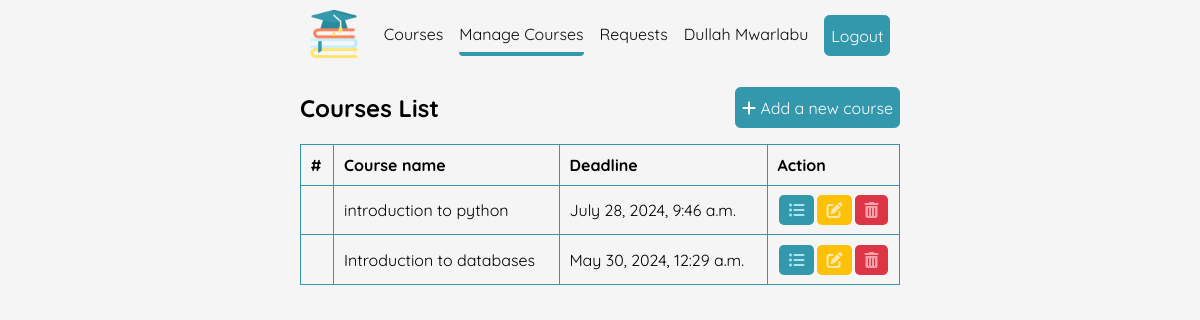
Page /staff-course-list/ (signed in) on the committed database.
### enrollment_request/models.py (models this page shows, shortened)
class Course(models.Model):
  name = models.CharField(max_length=100)
  description = models.TextField(blank=True, null=True)
  deadline = models.DateTimeField()
  image = models.ImageField(upload_to='course_images/', blank=True, null=True)
  created_at = models.DateTimeField(auto_now_add=True)
  updated_at = models.DateTimeField(auto_now=True)

### enrollment_request/views.py (the view)
# urls.py: path('staff-course-list/', views.staff_course_list, name="staff_course_list"),
@staff_member_required
def staff_course_list(request):
  courses = Course.objects.all()
  return render(request, "enrollment_request/course/staff_course_list.html", {'courses':courses, 'section':'manage_course'})

### enrollment_request/templates/enrollment_request/course/staff_course_list.html (shortened to what this page needs)
{% extends "enrollment_request/base.html" %}
{% block content %}
  <main class="staff-course-list">
    <section class="dynamic-width">
      <div class="flexbox">
        <h1>Courses List</h1>
        <a href="{% url 'enroll_request:create_course' %}" class="btn btn-brand mtb-1">
          <i class="fa-solid fa-plus"></i>
          Add a new course
        </a>
      </div>
      <table>
        <thead>
          <tr>
            <th>#</th>
            <th>Course name</th>
            <th>Deadline</th>
            <th>Action</th>
          </tr>
        </thead>
        <tbody>
          {% for course in courses %}
          <tr>
            <td> {{ course.forloop.counter }} </td>
            <td> {{ course.name }} </td>
            <td> {{ course.deadline }} </td>
            <td>
              <div class="action-icons">
                <a href="{% url 'enroll_request:course_details' course.id %}" class="details">
                  <i class="fa-solid fa-list-ul"></i>
                </a>
                <a href="{% url 'enroll_request:update_course' course.id %}" class="edit">
                  <i class="fa-solid fa-pen-to-square"></i>
                </a>
                <a href="{% url 'enroll_request:delete_course' course.id %}" class="delete">
                  <i class="fa-solid fa-trash-can"></i>
                </a>
              </div>
            </td>
          </tr>
          {% endfor %}
        </tbody>
      </table>
    </section>
  </main>
{% endblock %}

### enrollment_request/templates/enrollment_request/base.html (shortened to what this page needs)
{% load static %}
<!DOCTYPE html>
<html lang="en">
<head>
  <link rel="stylesheet" href="{% static 'assets/styles/style.css' %}">
  <link rel="stylesheet" href="https://cdnjs.cloudflare.com/ajax/libs/bootstrap-icons/1.11.1/font/bootstrap-icons.min.css">
  <link rel="stylesheet" href="https://cdnjs.cloudflare.com/ajax/libs/font-awesome/6.4.2/css/all.min.css">
</head>
<header>
  <div class="inner-header dynamic-width">
    <div class="logo">
      <img src="{% static 'assets/images/logo/education.png' %}" alt="logo">
    </div>
    <nav>
      <ul class="nav-links">
        {% if not request.user.is_authenticated %}
        <li>
          <a href="{% url 'enroll_request:landing_page' %}"
          class="nav-link {% if section == 'home' %} active-link {% endif %}">Home</a>
        </li>
        <li>
          <a href="{% url 'enroll_request:course_list' %}"
          class="nav-link {% if section == 'courses'%} active-link {% endif %}">
          Courses</a>
        </li>
        <li>
          <a href="{% url 'user_account:login' %}" class="btn btn-brand">Login</a>
        </li>
        {% elif request.user.is_authenticated %}
        <li>
          <a href="{% url 'enroll_request:course_list' %}"
          class="nav-link {% if section == 'courses'%} active-link {% endif %}">
          Courses</a>
        </li>
        <li>
          <a href="{% url 'enroll_request:staff_course_list' %}"
          class="nav-link {% if section == 'manage_course'%} active-link {% endif %}">
          Manage Courses</a>
        </li>
        <li>
          <a href="{% url 'enroll_request:enroll_request_list' %}"
          class="nav-link {% if section == 'enroll_request'%} active-link {% endif %}">Requests</a>
        </li>
         <li>
          <a href="#" class="nav-link">
            {{ request.user.first_name }}
            {{ request.user.last_name }}
          </a>
        </li>
        <li>
          <a href="{% url 'user_account:logout' %}" class="btn btn-brand">Logout</a>
        </li>
        {% endif %}
      </ul>
    </nav>
  </div>
</header>
<body>
  {% block content %}
  {% endblock %}
</body>
</html>

### enrollment_request/static/assets/styles/style.css (style rules this page uses)
header .inner-header { display: flex; align-items: center; justify-content: space-between; padding: .6rem; margin: auto; }
header .inner-header .logo img { width: 2.25rem; height: auto; }
@media screen and (min-width: 30em) { header .inner-header .logo img { width: 3rem; height: auto; } }
header .inner-header nav .nav-links { display: flex; align-items: center; justify-content: space-between; gap: 1rem; }
header .inner-header nav .nav-link:not(.btn-brand) { display: block; text-decoration: none; color: var(--black); padding: .5rem 0; transition: all .3 ease; border-bottom: 4px solid var(--white); border-radius: .25rem; }
header .inner-header nav .active-link { border-bottom: 4px solid var(--brand-color) !important; }
table .action-icons { display: flex; align-items: center; justify-content: space-around; }
table .action-icons a { display: block; text-decoration: none; color: black; background-color: gray; padding: .3rem .6rem; border-radius: .3rem; }
table .action-icons .details { background-color: var(--brand-color); color: var(--brand-color-light); }
table .action-icons .edit { background-color: var(--warning); color: var(--warning-light); }
table .action-icons .delete { background-color: var(--danger); color: var(--danger-light); }

### enrollment_request/static/assets/styles/components.css (style rules this page uses)
.btn { display: inline-block; font-family: inherit; font-weight: inherit; font-size: 1rem; padding: 0.6rem 0.375rem; text-align: center; text-decoration: none; vertical-align: middle; text-align: center; cursor: pointer; border: 1px solid grey; transition: color 0.15s ease-in-out, background-color 0.15s ease-in-out, border-color 0.15s ease-in-out, box-shadow 0.15s ease-in-out; border-radius: .35rem; }
.btn-brand { background-color: var(--brand-color); color: white !important; border: 1px solid var(--brand-color); }
table { width: 100%; }
table, th, td { border: 1px solid var(--brand-color); border-collapse: collapse; padding: .6rem; text-align: left; }
table tr { width: 100%; }

### rows in the picture
Course: name "introduction to python", deadline "July 28, 2024, 9:46 a.m."
Course: name "Introduction to databases", deadline "May 30, 2024, 12:29 a.m."

### other values in the picture
{{ request.user.first_name }} "Dullah"
{{ request.user.last_name }} "Mwarlabu"
